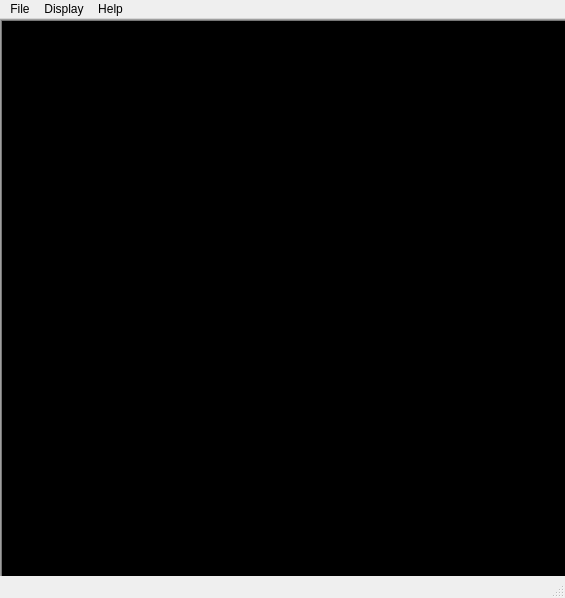
<?xml version="1.0" encoding="UTF-8"?>
<ui version="4.0">
 <author>Eric Petit</author>
 <class>QtVsPlayer</class>
 <widget class="QMainWindow" name="QtVsPlayer">
  <property name="geometry">
   <rect>
    <x>0</x>
    <y>0</y>
    <width>565</width>
    <height>598</height>
   </rect>
  </property>
  <property name="mouseTracking">
   <bool>true</bool>
  </property>
  <property name="tabletTracking">
   <bool>true</bool>
  </property>
  <property name="windowTitle">
   <string>QtVsPlayer</string>
  </property>
  <property name="windowIcon">
   <iconset resource="ressources.qrc">
    <normaloff>:/images/images/QtVsPlayer.png</normaloff>:/images/images/QtVsPlayer.png</iconset>
  </property>
  <property name="locale">
   <locale language="English" country="UnitedKingdom"/>
  </property>
  <widget class="QWidget" name="centralwidget">
   <property name="sizePolicy">
    <sizepolicy hsizetype="Expanding" vsizetype="Expanding">
     <horstretch>0</horstretch>
     <verstretch>0</verstretch>
    </sizepolicy>
   </property>
   <property name="palette">
    <palette>
     <active>
      <colorrole role="Base">
       <brush brushstyle="SolidPattern">
        <color alpha="255">
         <red>255</red>
         <green>255</green>
         <blue>255</blue>
        </color>
       </brush>
      </colorrole>
      <colorrole role="Window">
       <brush brushstyle="SolidPattern">
        <color alpha="255">
         <red>0</red>
         <green>0</green>
         <blue>0</blue>
        </color>
       </brush>
      </colorrole>
     </active>
     <inactive>
      <colorrole role="Base">
       <brush brushstyle="SolidPattern">
        <color alpha="255">
         <red>255</red>
         <green>255</green>
         <blue>255</blue>
        </color>
       </brush>
      </colorrole>
      <colorrole role="Window">
       <brush brushstyle="SolidPattern">
        <color alpha="255">
         <red>0</red>
         <green>0</green>
         <blue>0</blue>
        </color>
       </brush>
      </colorrole>
     </inactive>
     <disabled>
      <colorrole role="Base">
       <brush brushstyle="SolidPattern">
        <color alpha="255">
         <red>0</red>
         <green>0</green>
         <blue>0</blue>
        </color>
       </brush>
      </colorrole>
      <colorrole role="Window">
       <brush brushstyle="SolidPattern">
        <color alpha="255">
         <red>0</red>
         <green>0</green>
         <blue>0</blue>
        </color>
       </brush>
      </colorrole>
     </disabled>
    </palette>
   </property>
   <property name="mouseTracking">
    <bool>true</bool>
   </property>
   <widget class="QLabel" name="SatusLbl">
    <property name="geometry">
     <rect>
      <x>274</x>
      <y>11</y>
      <width>170</width>
      <height>24</height>
     </rect>
    </property>
    <property name="text">
     <string>&lt;html&gt;&lt;head/&gt;&lt;body&gt;&lt;p&gt;&lt;span style=&quot; font-weight:600;&quot;&gt;_________________&lt;/span&gt;&lt;/p&gt;&lt;/body&gt;&lt;/html&gt;</string>
    </property>
   </widget>
   <widget class="QScrollArea" name="scrollArea">
    <property name="geometry">
     <rect>
      <x>0</x>
      <y>0</y>
      <width>800</width>
      <height>600</height>
     </rect>
    </property>
    <property name="palette">
     <palette>
      <active>
       <colorrole role="Button">
        <brush brushstyle="SolidPattern">
         <color alpha="255">
          <red>170</red>
          <green>85</green>
          <blue>255</blue>
         </color>
        </brush>
       </colorrole>
       <colorrole role="Base">
        <brush brushstyle="SolidPattern">
         <color alpha="255">
          <red>0</red>
          <green>0</green>
          <blue>0</blue>
         </color>
        </brush>
       </colorrole>
      </active>
      <inactive>
       <colorrole role="Button">
        <brush brushstyle="SolidPattern">
         <color alpha="255">
          <red>255</red>
          <green>255</green>
          <blue>255</blue>
         </color>
        </brush>
       </colorrole>
       <colorrole role="Base">
        <brush brushstyle="SolidPattern">
         <color alpha="255">
          <red>0</red>
          <green>0</green>
          <blue>0</blue>
         </color>
        </brush>
       </colorrole>
      </inactive>
      <disabled>
       <colorrole role="Button">
        <brush brushstyle="SolidPattern">
         <color alpha="255">
          <red>255</red>
          <green>255</green>
          <blue>255</blue>
         </color>
        </brush>
       </colorrole>
       <colorrole role="Base">
        <brush brushstyle="SolidPattern">
         <color alpha="255">
          <red>0</red>
          <green>0</green>
          <blue>0</blue>
         </color>
        </brush>
       </colorrole>
      </disabled>
     </palette>
    </property>
    <property name="mouseTracking">
     <bool>true</bool>
    </property>
    <property name="tabletTracking">
     <bool>true</bool>
    </property>
    <property name="frameShape">
     <enum>QFrame::WinPanel</enum>
    </property>
    <property name="verticalScrollBarPolicy">
     <enum>Qt::ScrollBarAlwaysOff</enum>
    </property>
    <property name="horizontalScrollBarPolicy">
     <enum>Qt::ScrollBarAlwaysOff</enum>
    </property>
    <property name="sizeAdjustPolicy">
     <enum>QAbstractScrollArea::AdjustToContents</enum>
    </property>
    <property name="widgetResizable">
     <bool>false</bool>
    </property>
    <property name="alignment">
     <set>Qt::AlignLeading|Qt::AlignLeft|Qt::AlignTop</set>
    </property>
    <widget class="QWidget" name="scrollAreaWidgetContents">
     <property name="geometry">
      <rect>
       <x>0</x>
       <y>0</y>
       <width>798</width>
       <height>598</height>
      </rect>
     </property>
     <property name="mouseTracking">
      <bool>true</bool>
     </property>
     <property name="tabletTracking">
      <bool>true</bool>
     </property>
    </widget>
   </widget>
  </widget>
  <widget class="QMenuBar" name="menubar">
   <property name="geometry">
    <rect>
     <x>0</x>
     <y>0</y>
     <width>565</width>
     <height>34</height>
    </rect>
   </property>
   <property name="mouseTracking">
    <bool>false</bool>
   </property>
   <widget class="QMenu" name="menuFichiers">
    <property name="mouseTracking">
     <bool>false</bool>
    </property>
    <property name="title">
     <string>File</string>
    </property>
    <addaction name="actionOuvrir"/>
    <addaction name="actionDossier"/>
    <addaction name="actionRtsp_Play"/>
    <addaction name="separator"/>
    <addaction name="actionQuit"/>
   </widget>
   <widget class="QMenu" name="menuAide">
    <property name="mouseTracking">
     <bool>false</bool>
    </property>
    <property name="title">
     <string>Help</string>
    </property>
    <addaction name="actionBeer_and_Coffee"/>
    <addaction name="actionA_propos"/>
    <addaction name="actionOnline_documentation"/>
    <addaction name="actionQT_Infos"/>
   </widget>
   <widget class="QMenu" name="menuAffichage">
    <property name="mouseTracking">
     <bool>false</bool>
    </property>
    <property name="title">
     <string>Display</string>
    </property>
    <widget class="QMenu" name="menuVCA_Info_Overlay">
     <property name="mouseTracking">
      <bool>false</bool>
     </property>
     <property name="title">
      <string>VCA Info Overlay</string>
     </property>
     <addaction name="actionAll"/>
     <addaction name="actionNone"/>
     <addaction name="actionVCA"/>
     <addaction name="actionMotion_detection"/>
     <addaction name="actionPOS_Text_Overlay"/>
     <addaction name="actionTemperature"/>
     <addaction name="actionPicture_Overlay"/>
     <addaction name="actionFire_Source"/>
     <addaction name="actionTrack"/>
     <addaction name="actionDisplay_Schield_Area"/>
    </widget>
    <addaction name="actionPlein_ecran"/>
    <addaction name="actionMasquer_les_controles"/>
    <addaction name="actionAuto_hide_controls"/>
    <addaction name="actionListe_de_lecture"/>
    <addaction name="actionSettings"/>
    <addaction name="actionInfos"/>
    <addaction name="separator"/>
    <addaction name="menuVCA_Info_Overlay"/>
   </widget>
   <addaction name="menuFichiers"/>
   <addaction name="menuAffichage"/>
   <addaction name="menuAide"/>
  </widget>
  <widget class="QStatusBar" name="statusbar"/>
  <action name="actionOuvrir">
   <property name="text">
    <string>Open</string>
   </property>
   <property name="shortcut">
    <string>F3</string>
   </property>
  </action>
  <action name="actionA_propos">
   <property name="text">
    <string>About</string>
   </property>
   <property name="menuRole">
    <enum>QAction::AboutRole</enum>
   </property>
  </action>
  <action name="actionPlein_ecran">
   <property name="text">
    <string>Full screen</string>
   </property>
   <property name="shortcut">
    <string>F11</string>
   </property>
  </action>
  <action name="actionMasquer_les_controles">
   <property name="checkable">
    <bool>true</bool>
   </property>
   <property name="text">
    <string>Hide control</string>
   </property>
   <property name="shortcut">
    <string>F10</string>
   </property>
  </action>
  <action name="actionListe_de_lecture">
   <property name="text">
    <string>Playliste</string>
   </property>
   <property name="shortcut">
    <string>F8</string>
   </property>
  </action>
  <action name="actionDossier">
   <property name="text">
    <string>Folder</string>
   </property>
   <property name="shortcut">
    <string>F4</string>
   </property>
  </action>
  <action name="actionSettings">
   <property name="text">
    <string>Settings</string>
   </property>
   <property name="shortcut">
    <string>F7</string>
   </property>
   <property name="menuRole">
    <enum>QAction::PreferencesRole</enum>
   </property>
  </action>
  <action name="actionRtsp_Play">
   <property name="text">
    <string>Rtsp Play</string>
   </property>
   <property name="shortcut">
    <string>F5</string>
   </property>
  </action>
  <action name="actionBeer_and_Coffee">
   <property name="text">
    <string>Beer and Coffee</string>
   </property>
   <property name="menuRole">
    <enum>QAction::AboutRole</enum>
   </property>
  </action>
  <action name="actionInfos">
   <property name="text">
    <string>Infos</string>
   </property>
   <property name="shortcut">
    <string>F6</string>
   </property>
  </action>
  <action name="actionAuto_hide_controls">
   <property name="checkable">
    <bool>true</bool>
   </property>
   <property name="checked">
    <bool>true</bool>
   </property>
   <property name="text">
    <string>Auto hide controls</string>
   </property>
   <property name="shortcut">
    <string>F9</string>
   </property>
  </action>
  <action name="actionVCA">
   <property name="checkable">
    <bool>true</bool>
   </property>
   <property name="checked">
    <bool>true</bool>
   </property>
   <property name="text">
    <string>VCA</string>
   </property>
   <property name="shortcut">
    <string>F12</string>
   </property>
  </action>
  <action name="actionMotion_detection">
   <property name="checkable">
    <bool>true</bool>
   </property>
   <property name="checked">
    <bool>true</bool>
   </property>
   <property name="text">
    <string>Motion Detection</string>
   </property>
  </action>
  <action name="actionPOS_Text_Overlay">
   <property name="checkable">
    <bool>true</bool>
   </property>
   <property name="checked">
    <bool>true</bool>
   </property>
   <property name="text">
    <string>POS Text Overlay</string>
   </property>
  </action>
  <action name="actionTemperature">
   <property name="checkable">
    <bool>true</bool>
   </property>
   <property name="checked">
    <bool>true</bool>
   </property>
   <property name="text">
    <string>Temperature</string>
   </property>
  </action>
  <action name="actionPicture_Overlay">
   <property name="checkable">
    <bool>true</bool>
   </property>
   <property name="checked">
    <bool>true</bool>
   </property>
   <property name="text">
    <string>Picture Overlay</string>
   </property>
  </action>
  <action name="actionFire_Source">
   <property name="checkable">
    <bool>true</bool>
   </property>
   <property name="checked">
    <bool>true</bool>
   </property>
   <property name="text">
    <string>Fire Source</string>
   </property>
  </action>
  <action name="actionTrack">
   <property name="checkable">
    <bool>true</bool>
   </property>
   <property name="checked">
    <bool>true</bool>
   </property>
   <property name="enabled">
    <bool>false</bool>
   </property>
   <property name="text">
    <string>Track</string>
   </property>
  </action>
  <action name="actionDisplay_Schield_Area">
   <property name="checkable">
    <bool>true</bool>
   </property>
   <property name="checked">
    <bool>true</bool>
   </property>
   <property name="enabled">
    <bool>false</bool>
   </property>
   <property name="text">
    <string>Display Schield Area</string>
   </property>
  </action>
  <action name="actionAll">
   <property name="text">
    <string>All</string>
   </property>
  </action>
  <action name="actionNone">
   <property name="text">
    <string>None</string>
   </property>
  </action>
  <action name="actionOnline_documentation">
   <property name="text">
    <string>Online documentation</string>
   </property>
   <property name="shortcut">
    <string>F1</string>
   </property>
  </action>
  <action name="actionQuit">
   <property name="text">
    <string>Quit</string>
   </property>
   <property name="shortcutContext">
    <enum>Qt::ApplicationShortcut</enum>
   </property>
  </action>
  <action name="actionQT_Infos">
   <property name="text">
    <string>QT Infos</string>
   </property>
  </action>
 </widget>
 <resources>
  <include location="ressources.qrc"/>
 </resources>
 <connections/>
</ui>
